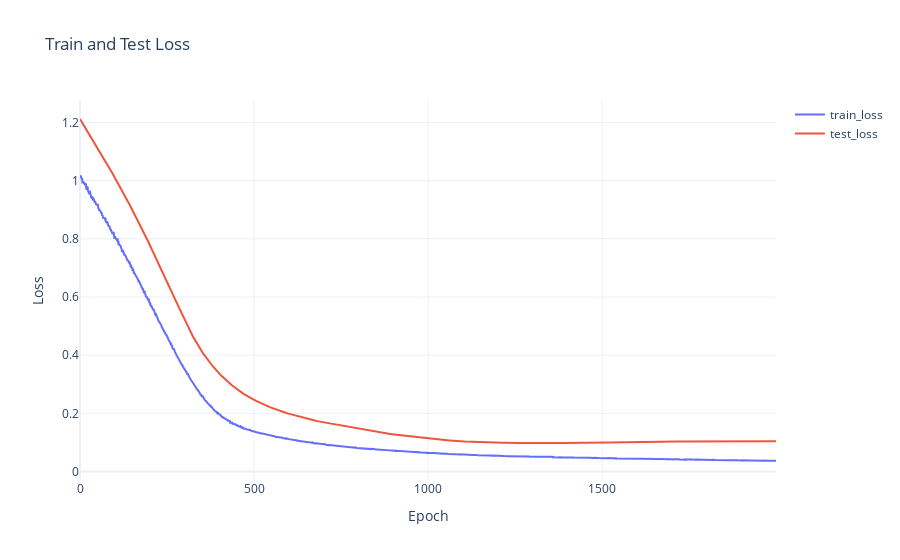

Notebook source saved alongside this figure:
### Code cell
# plot train_loss and test_loss with epoch in plotly
import plotly.graph_objects as go

fig = go.Figure()
fig.add_trace(go.Scatter(x=list(range(epoch)), y=train_loss, name="train_loss"))
fig.add_trace(go.Scatter(x=list(range(epoch)), y=test_loss, name="test_loss"))
fig.update_layout(title="Train and Test Loss", xaxis_title="Epoch", yaxis_title="Loss")
fig.show()

### Figure 1 — Plotly figure (JSON) as saved in the notebook; plotly's stock layout.template omitted (floating-point values rounded to 4 significant figures; data arrays with more than 128 entries replaced by an {"elided": "..."} marker saying what was removed)
{"data": [{"name": "train_loss", "type": "scatter", "x": {"elided": "2000 int values"}, "y": {"elided": "2000 float values"}}, {"name": "test_loss", "type": "scatter", "x": {"elided": "2000 int values"}, "y": {"elided": "2001 float values"}}], "layout": {"title": {"text": "Train and Test Loss"}, "xaxis": {"title": {"text": "Epoch"}}, "yaxis": {"title": {"text": "Loss"}}}}
